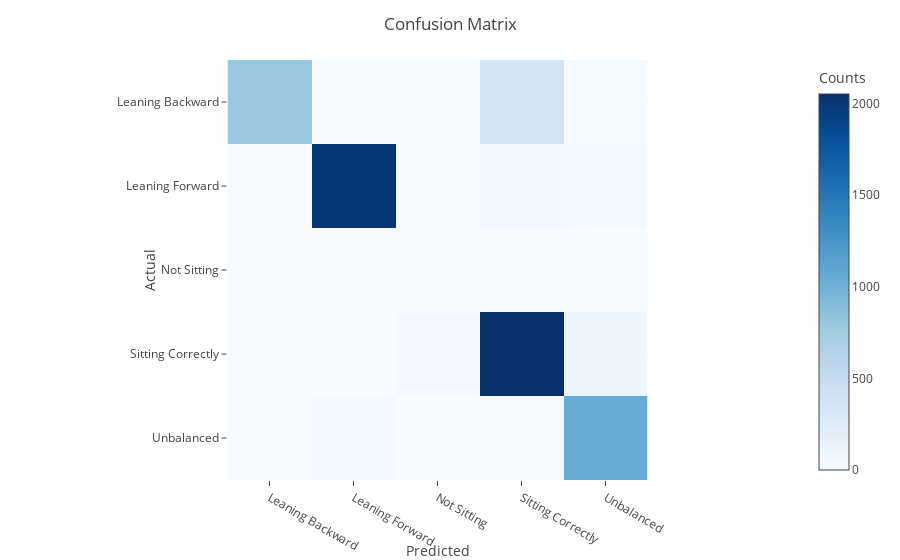

Source (notebook cell):
### Code cell
import plotly.express as px

# pandas crosstab
ct = pd.crosstab(y_test, clf.predict(X_test), rownames=['Actual'], colnames=['Predicted'])

# plotly heatmap
fig = px.imshow(ct,
                labels=dict(x="Predicted", y="Actual", color="Counts"),
                color_continuous_scale='Blues')
fig.update_layout(title='Confusion Matrix')
fig.show()

### Figure 1 — Plotly figure (JSON) as saved in the notebook; plotly's stock layout.template omitted (floating-point values rounded to 4 significant figures)
{"data": [{"coloraxis": "coloraxis", "hovertemplate": "Predicted: %{x}<br>Actual: %{y}<br>Counts: %{z}<extra></extra>", "name": "0", "type": "heatmap", "x": ["Leaning Backward", "Leaning Forward", "Not Sitting", "Sitting Correctly", "Unbalanced"], "xaxis": "x", "y": ["Leaning Backward", "Leaning Forward", "Not Sitting", "Sitting Correctly", "Unbalanced"], "yaxis": "y", "z": [[787, 1, 2, 370, 19], [0, 1999, 0, 52, 31], [0, 0, 2, 1, 3], [2, 5, 25, 2052, 82], [0, 26, 0, 0, 1044]]}], "layout": {"coloraxis": {"colorbar": {"title": {"text": "Counts"}}, "colorscale": [[0, "rgb(247,251,255)"], [0.125, "rgb(222,235,247)"], [0.25, "rgb(198,219,239)"], [0.375, "rgb(158,202,225)"], [0.5, "rgb(107,174,214)"], [0.625, "rgb(66,146,198)"], [0.75, "rgb(33,113,181)"], [0.875, "rgb(8,81,156)"], [1, "rgb(8,48,107)"]]}, "margin": {"t": 60}, "title": {"text": "Confusion Matrix"}, "xaxis": {"anchor": "y", "constrain": "domain", "domain": [0, 1], "scaleanchor": "y", "title": {"text": "Predicted"}}, "yaxis": {"anchor": "x", "autorange": "reversed", "constrain": "domain", "domain": [0, 1], "title": {"text": "Actual"}}}}
